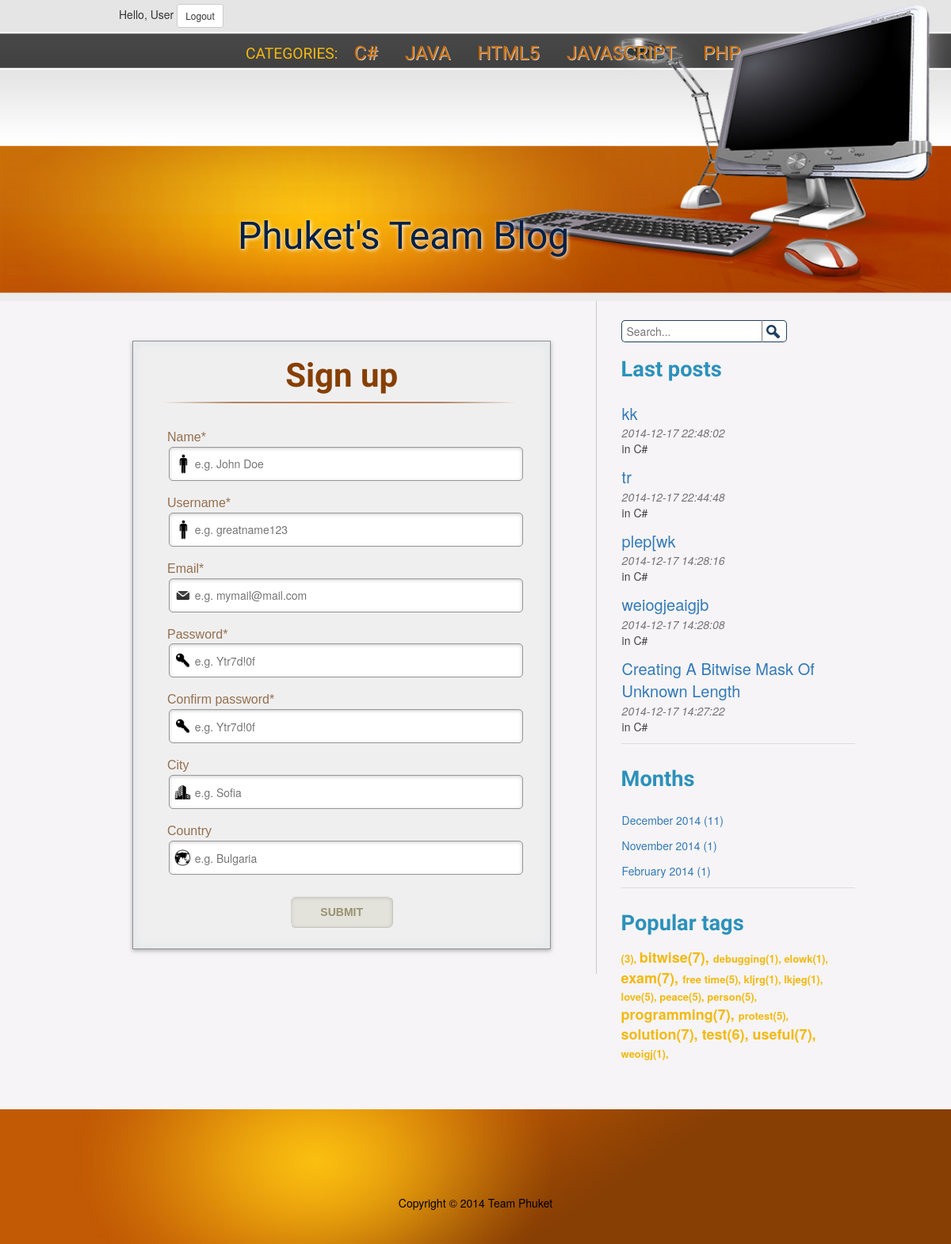
Page /register.php (signed in) on the committed database.
### tables this page shows
CREATE TABLE IF NOT EXISTS `categories` (
  `id` int(2) NOT NULL,
  `name` varchar(50) NOT NULL
);

CREATE TABLE IF NOT EXISTS `posts` (
  `id` int(5) NOT NULL,
  `date` datetime NOT NULL DEFAULT CURRENT_TIMESTAMP,
  `title` varchar(500) NOT NULL,
  `text` text NOT NULL,
  `user_id` int(5) NOT NULL,
  `category` int(50) NOT NULL
);

### lastposts.php (the view)
<div class="post-lists">
    <form action="viewSearch.php" method="GET">
        <input type="search" name="search" id="search-input" placeholder="Search..."/>
        <input type="submit" class="search-button" value=""/>
    </form>
    <h2>Last posts</h2>
    <ul class="nav nav-tabs">
        <?php
        require 'config.php';
        $lastPostsQuery = "SELECT * FROM posts ORDER BY date DESC LIMIT 0, 5";
        $arr = $con->query($lastPostsQuery);
        while($row = mysqli_fetch_assoc($arr)){
            $title = $row['title'];
            $date = $row['date'];
            $id = $row['id'];
            $cat = $row['category'];
            $category = $con->query("SELECT name FROM categories WHERE id = $cat")->fetch_all()[0][0];
            ?>
            <li><a href="view.php?query=post&id=<?php echo $id ?>">
                    <span class="title"><?php echo $title?></span><br>
                    <span class="date"><?php echo $date?></span> <br>
                    <span class="category">in <?php echo $category?></span>
                </a>
            </li>
        <?php } ?>
    </ul>
</div>

### header.php (shortened to what this page needs)
<?php
require 'config.php';
?>
<!DOCTYPE html>
<html>
<head lang="en">
    <link rel="stylesheet" href="css/resetter.css">
    <link rel="stylesheet" href="https://maxcdn.bootstrapcdn.com/bootstrap/3.3.1/css/bootstrap.min.css">
    <link rel="stylesheet" href="css/signup.css">
    <link rel="stylesheet" href="css/style.css">
</head>
<body>
<header>
    <?php
    if (isset($_SESSION['loggedUser'])):
        ?>
        <div class="login"><span>Hello, <?php echo $_SESSION['loggedUserName'] ?></span>
            <a href="php/logout.php">
                <button type="button" class="btn btn-default btn-sm ">Logout</button>
            </a>
    <?php endif; ?>
    <nav><p>CATEGORIES:</p>
        <div class="menu">
            <ul>
                <?php
                $sql = "SELECT * FROM categories";
                $result = mysqli_query($con, $sql);
                while($categories = mysqli_fetch_row($result)):
                    ?>
                    <li><a href="view.php?query=category&cat=<?php echo $categories[0] ?>"><?php echo $categories[1] ?></a></li>
                    <?php
                endwhile;
                ?>
            </ul>
        </div>
    </nav>
    <p class="logo"><a href="index.php">Phuket's Team Blog</a></p>
</header>

### css/style.css (style rules this page uses)
html { margin: 0; padding: 0; font-size: 16px; }
body { padding: 0; background-color: #f6f4f6; }
header { width:100%; height: 380px; margin: 0 auto; background-image: url("../images/header_bg.jpg"); background-size: 100% 100%; background-repeat: no-repeat; overflow: auto; }
.logo { margin:180px 0 0 150px; font-size: 3rem; text-shadow: #fff 1px 1px 5px; font-family: 'Gloria Hallelujah', cursive; }
.logo a { color:#022046; text-decoration: none; font-size: 3rem; font-family: 'Gloria Hallelujah', cursive; }
nav { margin: 15px 0 0 150px; }
nav p { color: #f3b911; font-size: 1.2rem; font-family: 'Passion One', cursive; float: left; margin: 4px 0 0 10px; }
nav ul li { list-style-type: none; display: inline; padding: 0 10px 0 10px; margin-left: 10px; }
nav ul li a { text-decoration: none; color: #ca6d09; font-size: 1.5rem; font-family: 'Passion One', cursive; text-shadow: #cccccc 1px 1px; }
aside h2 { font-weight: bold; font-size: 1.7rem; font-family: 'Cuprum', sans-serif; color: #2c91bb; margin-bottom: 15px; }
.post-lists { margin-bottom: 30px; }
.post-lists ul li { line-height: 1.42857143; }
.post-lists ul li a { text-decoration: none; }
.login { margin-left: 150px; margin-top: 5px; height: 28px; }
.nav>li>a { position: relative; padding: 0 0; }
.nav-tabs>li>a { margin-right: 2px; }
#search-input { border: 1px solid #204160; border-right: none; border-bottom-left-radius: 5px; border-top-left-radius: 5px; width: 60%; height: 28px; margin-top: 8%; padding-left: 2%; }
.search-button { float: right; width: 32px; height: 28px; margin-top: 2%; position: absolute; border: 1px solid #204160; border-left: 1px solid gray; border-bottom-right-radius: 5px; border-top-right-radius: 5px; background-image: url("../images/search.png"); }
.post-lists li { float: none; margin: 10px 0; }
.title { font-size: 20px; }
.date { font-style: italic; color: rgba(67, 67, 67, 0.72); }
.category { color: #434343; }

### rows in the picture
categories: name "C#"
categories: name "JAVA"
categories: name "HTML5"
categories: name "JAVASCRIPT"
categories: name "PHP"
posts: title "kk", date "2014-12-17 22:48:02", category.name "C#"
posts: title "tr", date "2014-12-17 22:44:48", category.name "C#"
posts: title "plep[wk", date "2014-12-17 14:28:16", category.name "C#"
posts: title "weiogjeaigjb", date "2014-12-17 14:28:08", category.name "C#"
posts: title "Creating A Bitwise Mask Of Unknown Length", date "2014-12-17 14:27:22", category.name "C#"

### other values in the picture
$_SESSION['loggedUserName'] "User"
$monthName "December"
$year "2014"
$postCount "11"
$monthName "November"
$postCount "1"
$monthName "February"
$count "3"
$tag[tags] "bitwise"
$count "7"
$tag[tags] "debugging"
$count "1"
$tag[tags] "elowk"
$tag[tags] "exam"
$tag[tags] "free time"
